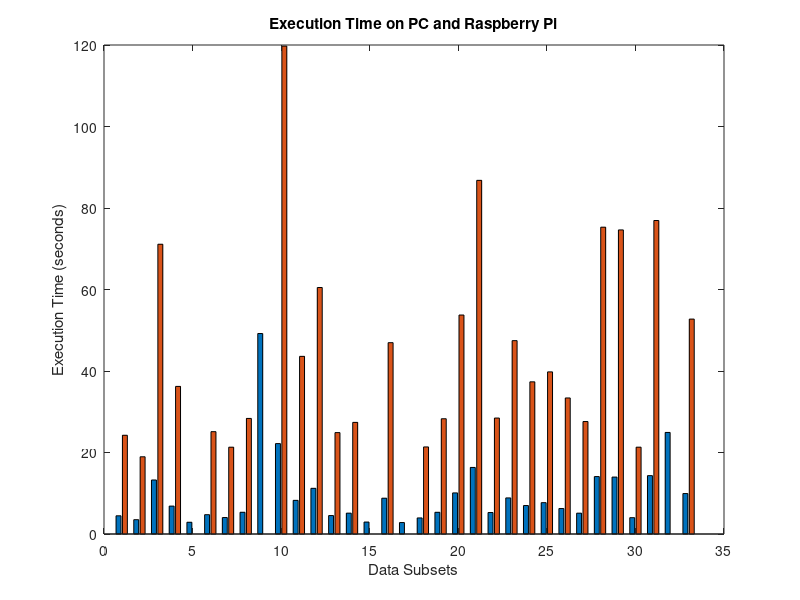

MATLAB code for this plot: (Note: this script raises an error after producing the figure.)
load('runtime_results');

%% single variable barchart
% figure
% bar(num_vector, runtime_all_pc);
% title('Execution Time on PC and Raspberry Pi')
% xlabel('Data Subsets');
% ylabel('Execution Time (seconds)');

%% two variable barchart
vector = zeros(33,2);
vector(:,1) = runtime_all_pc(:);
vector(:,2) = runtime_all_before_opt(:);

figure
b = bar(vector);
title('Execution Time on PC and Raspberry Pi')
xlabel('Data Subsets');
ylabel('Execution Time (seconds)');
b(1).FaceColor = 'r';
b(2).FaceColor = 'c';
b(1).EdgeColor = 'w';
b(2).EdgeColor = 'w';
l = legend('PC','Raspberry Pi');
